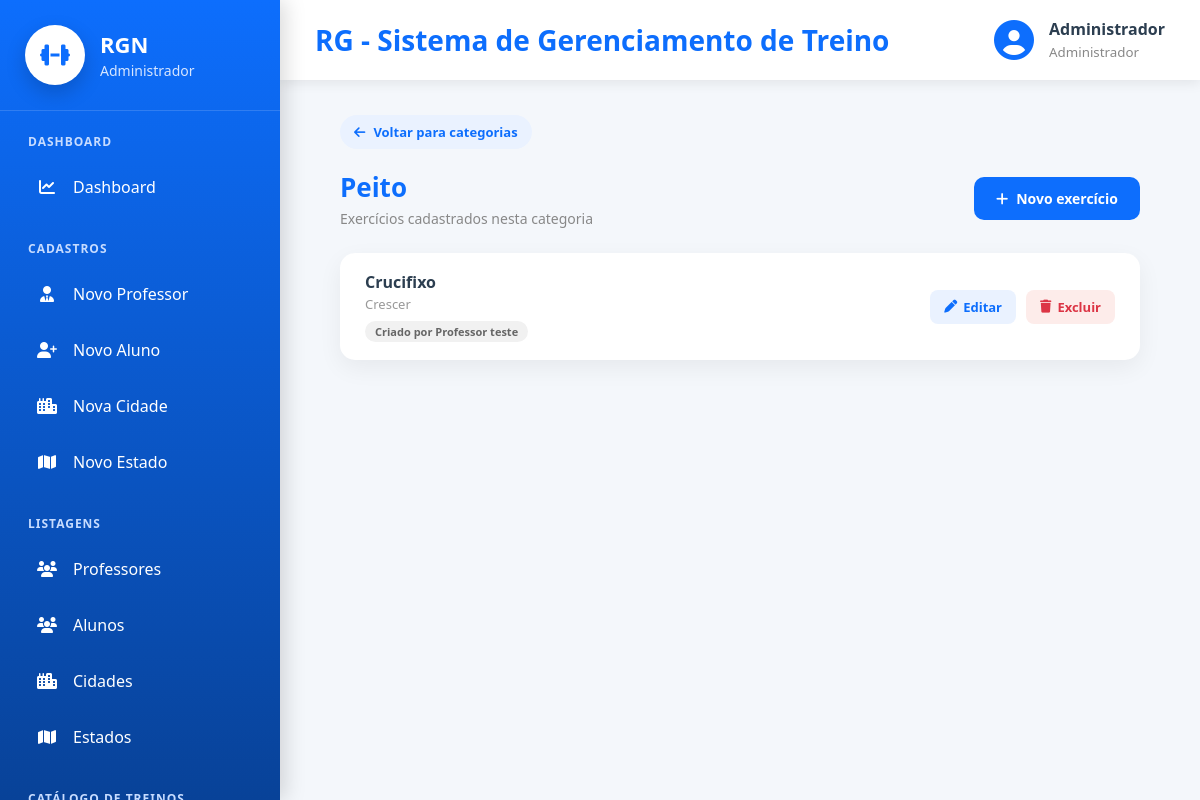
The page /exercicios/listar/exercicio/categoria/3/ (signed in) on the database as committed earlier.
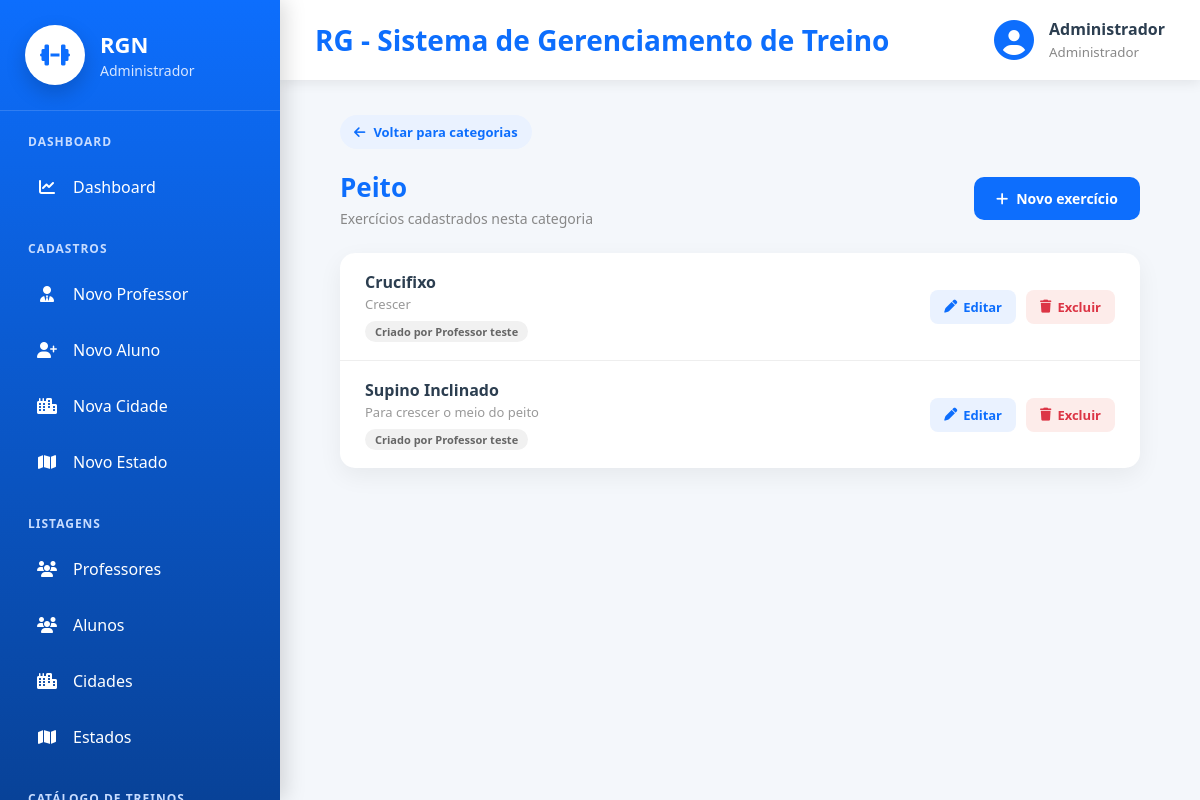
The same page on the database as committed later.
### exercicio/models.py (models this page shows, shortened)
class Exercicio(Auditoria):
    nome = models.CharField(max_length=100, verbose_name="Nome do Exercicio")
    categoria = models.ForeignKey(Categoria, on_delete=models.PROTECT)
    descricao = models.CharField(max_length=150, verbose_name="Descrição")
    cadastrado_por = models.ForeignKey(Pessoa, on_delete=models.PROTECT)

### cadastros/models.py (models this page shows, shortened)
class Auditoria(models.Model):
    cadastrado_em = models.DateTimeField(auto_now_add=True, verbose_name="Cadastrado em")
    atualizado_em = models.DateTimeField(auto_now=True, verbose_name="Atualizado em")
    class Meta:
        abstract = True

class Pessoa(Auditoria):
    TIPO_CHOICES = [
        ('ALUNO', 'Aluno'),
        ('PROFESSOR', 'Professor'),
        ('ADMINISTRADOR', 'Administrador')
    ]
    SEXO_CHOICES = [
        ('M', 'Masculino'),
        ('F', 'Feminino'),
        ('O', 'Outro'),
    ]
    NIVEL_CHOICES = [
        (1, 'Iniciante'),
        (2, 'Intermediário'),
        (3, 'Avançado'),
    ]
    tipo = models.CharField(max_length=20, choices=TIPO_CHOICES, verbose_name="Tipo de Pessoa")
    nome = models.CharField(max_length=50, verbose_name="Nome")
    data_nascimento = models.DateField(verbose_name="Data de nascimento",null=True,blank=True,validators=[validar_data_nascimento],)
    cpf = models.CharField(max_length=11, unique=True, verbose_name="CPF")
    telefone = models.CharField(max_length=15, verbose_name="Telefone")
    objetivo = models.TextField(verbose_name="Objetivo", null=True, blank=True)
    sexo = models.CharField(max_length=20, choices=SEXO_CHOICES, verbose_name="Sexo", null=True, blank=True)
    nivel = models.IntegerField(choices=NIVEL_CHOICES, verbose_name="Nível", null=True, blank=True)
    cidade = models.ForeignKey(Cidade, on_delete=models.PROTECT)
    professor = models.ForeignKey("self", on_delete=models.PROTECT, related_name="alunos", limit_choices_to={"tipo": "PROFESSOR"}, null=True, blank=True)
    usuario = models.OneToOneField("auth.User", on_delete=models.CASCADE, related_name="pessoa_usuario")
    precisa_trocar_senha = models.BooleanField(default=False, verbose_name="Precisa trocar a senha")

### exercicio/views.py (the view)
# urls.py: path('listar/exercicio/categoria/<int:pk>/', ExercicioPorCategoriaList.as_view(), name="listar-exercicio-categoria"),
class ExercicioPorCategoriaList(LoginRequiredMixin, GroupRequiredMixin, ListView):
    model = Exercicio
    template_name = 'listar_exercicio_categoria.html'
    context_object_name = 'exercicios'
    group_required = ["Professor", "Administrador"]
    def get_queryset(self):
        self.categoria = get_object_or_404(Categoria, pk=self.kwargs['pk'])
        return exercicios_visiveis(self.request.user).filter(
            categoria=self.categoria
        ).select_related('cadastrado_por__usuario').order_by('nome')
    def get_context_data(self, **kwargs):
        context = super().get_context_data(**kwargs)
        context['categoria'] = self.categoria
        return context

### exercicio/views.py (called while the page is built, shortened)
def exercicios_visiveis(user):
    if user.is_superuser or user.groups.filter(name="Administrador").exists():
        return Exercicio.objects.all()

### exercicio/templates/listar_exercicio_categoria.html (shortened to what this page needs)
{% extends 'modelo.html' %}
{% load static %}
{% block css %}
<link rel="stylesheet" href="{% static 'css/paginas/modelo.css' %}">
<link rel="stylesheet" href="{% static 'css/exercicio/listar_categoria.css' %}">
{% endblock %}
{% block main %}
<div class="lista-page">
    {% if request.user.is_superuser %}
    <a href="{% url 'listar-categoria' %}" class="voltar-link">
        <i class="fas fa-arrow-left"></i>
        Voltar para categorias
    </a>
    {% endif %}
    <div class="lista-header">
        <div>
            <h2>{{ categoria.nome }}</h2>
            <p>Exercícios cadastrados nesta categoria</p>
        </div>
        <a href="{% url 'cadastrar-exercicio' %}?categoria={{ categoria.pk }}" class="btn-nova">
            <i class="fas fa-plus"></i>
            Novo exercício
        </a>
    </div>
    <div class="lista-card">
        {% for exercicio in exercicios %}
        <div class="lista-item">
            <div class="item-info">
                <strong>{{ exercicio.nome }}</strong>
                {% if exercicio.descricao %}
                <span class="item-descricao">{{ exercicio.descricao }}</span>
                {% endif %}
                {% if exercicio.cadastrado_por.usuario.is_superuser %}
                <span class="item-origem catalogo">Catálogo geral</span>
                {% elif exercicio.cadastrado_por.usuario == request.user %}
                <span class="item-origem proprio">Criado por você</span>
                {% else %}
                <span class="item-origem proprio">Criado por {{ exercicio.cadastrado_por.nome }}</span>
                {% endif %}
            </div>
            {% if request.user.is_superuser or exercicio.cadastrado_por.usuario == request.user %}
            <div class="item-acoes">
                <a href="{% url 'editar-exercicio' exercicio.pk %}" class="btn-editar">
                    <i class="fas fa-pen"></i>
                    Editar
                </a>
                <a href="{% url 'excluir-exercicio' exercicio.pk %}" class="btn-excluir">
                    <i class="fas fa-trash"></i>
                    Excluir
                </a>
            </div>
            {% endif %}
        </div>
        {% empty %}
        <div class="lista-vazio">Nenhum exercício cadastrado nesta categoria ainda.</div>
        {% endfor %}
    </div>
</div>
{% endblock %}

Rows that differ between the two databases and show on the page:
added Exercicio: nome "Supino Inclinado", descricao "Para crescer o meio do peito", cadastrado_por.nome "Professor teste"
